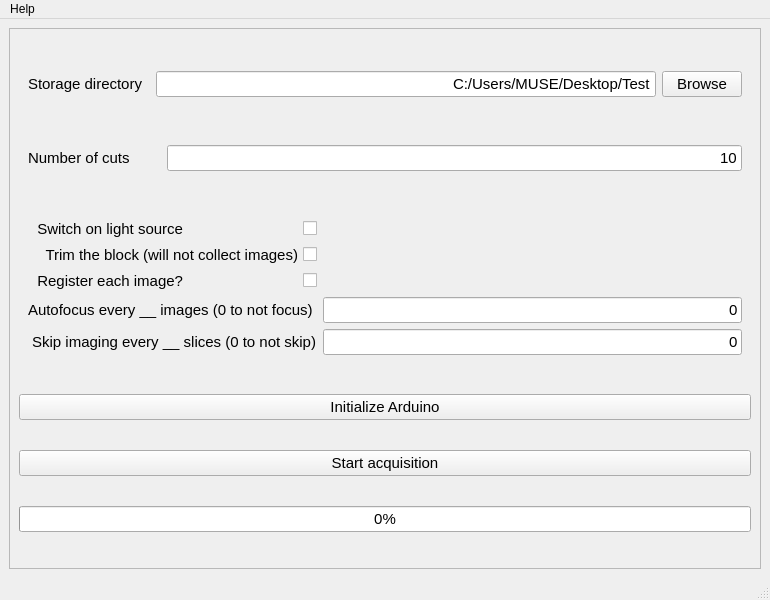
<?xml version="1.0" encoding="UTF-8"?>
<ui version="4.0">
 <class>MainWindow</class>
 <widget class="QMainWindow" name="MainWindow">
  <property name="geometry">
   <rect>
    <x>0</x>
    <y>0</y>
    <width>770</width>
    <height>600</height>
   </rect>
  </property>
  <property name="sizePolicy">
   <sizepolicy hsizetype="Minimum" vsizetype="Minimum">
    <horstretch>0</horstretch>
    <verstretch>0</verstretch>
   </sizepolicy>
  </property>
  <property name="minimumSize">
   <size>
    <width>770</width>
    <height>600</height>
   </size>
  </property>
  <property name="windowTitle">
   <string>3D-MUSE-acquire</string>
  </property>
  <property name="styleSheet">
   <string notr="true"/>
  </property>
  <widget class="QWidget" name="centralwidget">
   <layout class="QVBoxLayout" name="verticalLayout">
    <item>
     <widget class="QScrollArea" name="scrollArea">
      <property name="font">
       <font>
        <weight>75</weight>
        <bold>true</bold>
       </font>
      </property>
      <property name="widgetResizable">
       <bool>true</bool>
      </property>
      <widget class="QWidget" name="scrollAreaWidgetContents">
       <property name="geometry">
        <rect>
         <x>0</x>
         <y>0</y>
         <width>750</width>
         <height>539</height>
        </rect>
       </property>
       <layout class="QVBoxLayout" name="verticalLayout_2">
        <item>
         <widget class="QWidget" name="widget_2" native="true">
          <property name="sizePolicy">
           <sizepolicy hsizetype="Preferred" vsizetype="Fixed">
            <horstretch>0</horstretch>
            <verstretch>0</verstretch>
           </sizepolicy>
          </property>
          <layout class="QHBoxLayout" name="horizontalLayout_2">
           <item>
            <widget class="QLabel" name="label_4">
             <property name="sizePolicy">
              <sizepolicy hsizetype="Minimum" vsizetype="Fixed">
               <horstretch>0</horstretch>
               <verstretch>0</verstretch>
              </sizepolicy>
             </property>
             <property name="font">
              <font>
               <family>Segoe UI</family>
               <pointsize>11</pointsize>
               <weight>50</weight>
               <bold>false</bold>
              </font>
             </property>
             <property name="text">
              <string>Storage directory</string>
             </property>
            </widget>
           </item>
           <item>
            <spacer name="horizontalSpacer_2">
             <property name="orientation">
              <enum>Qt::Horizontal</enum>
             </property>
             <property name="sizeHint" stdset="0">
              <size>
               <width>40</width>
               <height>20</height>
              </size>
             </property>
            </spacer>
           </item>
           <item>
            <widget class="QLineEdit" name="storageDirEdit">
             <property name="enabled">
              <bool>true</bool>
             </property>
             <property name="sizePolicy">
              <sizepolicy hsizetype="Fixed" vsizetype="Fixed">
               <horstretch>0</horstretch>
               <verstretch>0</verstretch>
              </sizepolicy>
             </property>
             <property name="minimumSize">
              <size>
               <width>500</width>
               <height>0</height>
              </size>
             </property>
             <property name="font">
              <font>
               <family>Segoe UI</family>
               <pointsize>11</pointsize>
               <weight>50</weight>
               <bold>false</bold>
              </font>
             </property>
             <property name="layoutDirection">
              <enum>Qt::LeftToRight</enum>
             </property>
             <property name="text">
              <string>C:/Users/MUSE/Desktop/Test</string>
             </property>
             <property name="alignment">
              <set>Qt::AlignRight|Qt::AlignTrailing|Qt::AlignVCenter</set>
             </property>
            </widget>
           </item>
           <item>
            <widget class="QPushButton" name="storageDirButton">
             <property name="font">
              <font>
               <family>Segoe UI</family>
               <pointsize>11</pointsize>
               <weight>50</weight>
               <bold>false</bold>
              </font>
             </property>
             <property name="text">
              <string>Browse</string>
             </property>
            </widget>
           </item>
          </layout>
         </widget>
        </item>
        <item>
         <widget class="QWidget" name="widget_5" native="true">
          <property name="sizePolicy">
           <sizepolicy hsizetype="Preferred" vsizetype="Fixed">
            <horstretch>0</horstretch>
            <verstretch>0</verstretch>
           </sizepolicy>
          </property>
          <layout class="QHBoxLayout" name="horizontalLayout_5">
           <item>
            <widget class="QLabel" name="label_7">
             <property name="font">
              <font>
               <family>Segoe UI</family>
               <pointsize>11</pointsize>
               <weight>50</weight>
               <bold>false</bold>
              </font>
             </property>
             <property name="text">
              <string>Number of cuts</string>
             </property>
            </widget>
           </item>
           <item>
            <spacer name="horizontalSpacer_5">
             <property name="orientation">
              <enum>Qt::Horizontal</enum>
             </property>
             <property name="sizeHint" stdset="0">
              <size>
               <width>377</width>
               <height>20</height>
              </size>
             </property>
            </spacer>
           </item>
           <item>
            <widget class="QLineEdit" name="numberCutsEdit">
             <property name="sizePolicy">
              <sizepolicy hsizetype="Preferred" vsizetype="Preferred">
               <horstretch>0</horstretch>
               <verstretch>0</verstretch>
              </sizepolicy>
             </property>
             <property name="minimumSize">
              <size>
               <width>575</width>
               <height>0</height>
              </size>
             </property>
             <property name="font">
              <font>
               <family>Segoe UI</family>
               <pointsize>11</pointsize>
               <weight>50</weight>
               <bold>false</bold>
              </font>
             </property>
             <property name="text">
              <string>10</string>
             </property>
             <property name="alignment">
              <set>Qt::AlignRight|Qt::AlignTrailing|Qt::AlignVCenter</set>
             </property>
            </widget>
           </item>
          </layout>
         </widget>
        </item>
        <item>
         <widget class="QWidget" name="widget_6" native="true">
          <property name="sizePolicy">
           <sizepolicy hsizetype="Preferred" vsizetype="Fixed">
            <horstretch>0</horstretch>
            <verstretch>0</verstretch>
           </sizepolicy>
          </property>
          <layout class="QGridLayout" name="gridLayout">
           <item row="4" column="3">
            <spacer name="horizontalSpacer_8">
             <property name="orientation">
              <enum>Qt::Horizontal</enum>
             </property>
             <property name="sizeHint" stdset="0">
              <size>
               <width>40</width>
               <height>20</height>
              </size>
             </property>
            </spacer>
           </item>
           <item row="4" column="2">
            <widget class="QCheckBox" name="trimBlockCheckbox">
             <property name="font">
              <font>
               <family>Segoe UI</family>
               <pointsize>11</pointsize>
               <weight>50</weight>
               <bold>false</bold>
              </font>
             </property>
             <property name="layoutDirection">
              <enum>Qt::RightToLeft</enum>
             </property>
             <property name="styleSheet">
              <string notr="true">spacing:5;</string>
             </property>
             <property name="text">
              <string>Trim the block (will not collect images)</string>
             </property>
            </widget>
           </item>
           <item row="0" column="3">
            <spacer name="horizontalSpacer_7">
             <property name="orientation">
              <enum>Qt::Horizontal</enum>
             </property>
             <property name="sizeHint" stdset="0">
              <size>
               <width>40</width>
               <height>20</height>
              </size>
             </property>
            </spacer>
           </item>
           <item row="7" column="2">
            <widget class="QLabel" name="label">
             <property name="font">
              <font>
               <family>Segoe UI</family>
               <pointsize>11</pointsize>
               <weight>50</weight>
               <bold>false</bold>
              </font>
             </property>
             <property name="text">
              <string> Skip imaging every __ slices (0 to not skip)</string>
             </property>
            </widget>
           </item>
           <item row="7" column="3">
            <widget class="QLineEdit" name="skipImagingEveryLineEdit">
             <property name="font">
              <font>
               <family>Segoe UI</family>
               <pointsize>11</pointsize>
               <weight>50</weight>
               <bold>false</bold>
              </font>
             </property>
             <property name="text">
              <string>0</string>
             </property>
             <property name="alignment">
              <set>Qt::AlignRight|Qt::AlignTrailing|Qt::AlignVCenter</set>
             </property>
            </widget>
           </item>
           <item row="6" column="2">
            <widget class="QLabel" name="label_2">
             <property name="font">
              <font>
               <family>Segoe UI</family>
               <pointsize>11</pointsize>
               <weight>50</weight>
               <bold>false</bold>
              </font>
             </property>
             <property name="text">
              <string>Autofocus every __ images (0 to not focus)</string>
             </property>
            </widget>
           </item>
           <item row="0" column="2">
            <widget class="QCheckBox" name="switchOnLightCheckbox">
             <property name="sizePolicy">
              <sizepolicy hsizetype="Minimum" vsizetype="Fixed">
               <horstretch>0</horstretch>
               <verstretch>0</verstretch>
              </sizepolicy>
             </property>
             <property name="font">
              <font>
               <family>Segoe UI</family>
               <pointsize>11</pointsize>
               <weight>50</weight>
               <bold>false</bold>
              </font>
             </property>
             <property name="layoutDirection">
              <enum>Qt::RightToLeft</enum>
             </property>
             <property name="styleSheet">
              <string notr="true">spacing:120px;</string>
             </property>
             <property name="text">
              <string>Switch on light source</string>
             </property>
            </widget>
           </item>
           <item row="5" column="3">
            <spacer name="horizontalSpacer_9">
             <property name="orientation">
              <enum>Qt::Horizontal</enum>
             </property>
             <property name="sizeHint" stdset="0">
              <size>
               <width>40</width>
               <height>20</height>
              </size>
             </property>
            </spacer>
           </item>
           <item row="5" column="2">
            <widget class="QCheckBox" name="registerImageCheckbox">
             <property name="sizePolicy">
              <sizepolicy hsizetype="Fixed" vsizetype="Fixed">
               <horstretch>0</horstretch>
               <verstretch>0</verstretch>
              </sizepolicy>
             </property>
             <property name="font">
              <font>
               <family>Segoe UI</family>
               <pointsize>11</pointsize>
               <weight>50</weight>
               <bold>false</bold>
              </font>
             </property>
             <property name="layoutDirection">
              <enum>Qt::RightToLeft</enum>
             </property>
             <property name="styleSheet">
              <string notr="true">spacing:120px</string>
             </property>
             <property name="text">
              <string>Register each image?</string>
             </property>
            </widget>
           </item>
           <item row="6" column="3">
            <widget class="QLineEdit" name="autoFocusEveryLineEdit">
             <property name="font">
              <font>
               <family>Segoe UI</family>
               <pointsize>11</pointsize>
               <weight>50</weight>
               <bold>false</bold>
              </font>
             </property>
             <property name="text">
              <string>0</string>
             </property>
             <property name="alignment">
              <set>Qt::AlignRight|Qt::AlignTrailing|Qt::AlignVCenter</set>
             </property>
            </widget>
           </item>
          </layout>
         </widget>
        </item>
        <item>
         <widget class="QPushButton" name="initializeArduinoButton">
          <property name="sizePolicy">
           <sizepolicy hsizetype="Minimum" vsizetype="Fixed">
            <horstretch>0</horstretch>
            <verstretch>0</verstretch>
           </sizepolicy>
          </property>
          <property name="font">
           <font>
            <family>Segoe UI</family>
            <pointsize>11</pointsize>
            <weight>50</weight>
            <bold>false</bold>
           </font>
          </property>
          <property name="text">
           <string>Initialize Arduino</string>
          </property>
         </widget>
        </item>
        <item>
         <widget class="QPushButton" name="startAcquisitionButton">
          <property name="sizePolicy">
           <sizepolicy hsizetype="Minimum" vsizetype="Fixed">
            <horstretch>0</horstretch>
            <verstretch>0</verstretch>
           </sizepolicy>
          </property>
          <property name="font">
           <font>
            <family>Segoe UI</family>
            <pointsize>11</pointsize>
            <weight>50</weight>
            <bold>false</bold>
           </font>
          </property>
          <property name="text">
           <string>Start acquisition</string>
          </property>
         </widget>
        </item>
        <item>
         <widget class="QProgressBar" name="progressBar">
          <property name="font">
           <font>
            <family>Segoe UI</family>
            <pointsize>11</pointsize>
            <weight>50</weight>
            <bold>false</bold>
           </font>
          </property>
          <property name="value">
           <number>0</number>
          </property>
         </widget>
        </item>
       </layout>
      </widget>
     </widget>
    </item>
   </layout>
  </widget>
  <widget class="QMenuBar" name="menubar">
   <property name="geometry">
    <rect>
     <x>0</x>
     <y>0</y>
     <width>770</width>
     <height>21</height>
    </rect>
   </property>
   <widget class="QMenu" name="menuHelp">
    <property name="title">
     <string>Help</string>
    </property>
    <addaction name="actionInstructions"/>
   </widget>
   <addaction name="menuHelp"/>
  </widget>
  <widget class="QStatusBar" name="statusbar"/>
  <action name="actionInstructions_for_use">
   <property name="text">
    <string>Instructions for use</string>
   </property>
  </action>
  <action name="actionInstructions">
   <property name="text">
    <string>Instructions</string>
   </property>
  </action>
 </widget>
 <resources/>
 <connections>
  <connection>
   <sender>switchOnLightCheckbox</sender>
   <signal>toggled(bool)</signal>
   <receiver>MainWindow</receiver>
   <slot>switch_on_light_source()</slot>
   <hints>
    <hint type="sourcelabel">
     <x>515</x>
     <y>638</y>
    </hint>
    <hint type="destinationlabel">
     <x>349</x>
     <y>417</y>
    </hint>
   </hints>
  </connection>
  <connection>
   <sender>initializeArduinoButton</sender>
   <signal>released()</signal>
   <receiver>MainWindow</receiver>
   <slot>initialize_arduino()</slot>
   <hints>
    <hint type="sourcelabel">
     <x>349</x>
     <y>774</y>
    </hint>
    <hint type="destinationlabel">
     <x>349</x>
     <y>449</y>
    </hint>
   </hints>
  </connection>
  <connection>
   <sender>storageDirButton</sender>
   <signal>released()</signal>
   <receiver>MainWindow</receiver>
   <slot>open_storage_dir()</slot>
   <hints>
    <hint type="sourcelabel">
     <x>634</x>
     <y>467</y>
    </hint>
    <hint type="destinationlabel">
     <x>349</x>
     <y>449</y>
    </hint>
   </hints>
  </connection>
  <connection>
   <sender>actionInstructions</sender>
   <signal>triggered()</signal>
   <receiver>MainWindow</receiver>
   <slot>open_instructions()</slot>
   <hints>
    <hint type="sourcelabel">
     <x>-1</x>
     <y>-1</y>
    </hint>
    <hint type="destinationlabel">
     <x>384</x>
     <y>299</y>
    </hint>
   </hints>
  </connection>
  <connection>
   <sender>startAcquisitionButton</sender>
   <signal>released()</signal>
   <receiver>MainWindow</receiver>
   <slot>run_acquisition()</slot>
   <hints>
    <hint type="sourcelabel">
     <x>384</x>
     <y>468</y>
    </hint>
    <hint type="destinationlabel">
     <x>384</x>
     <y>299</y>
    </hint>
   </hints>
  </connection>
 </connections>
 <slots>
  <slot>run_acquisition()</slot>
  <slot>switch_on_light_source()</slot>
  <slot>initialize_arduino()</slot>
  <slot>open_storage_dir()</slot>
  <slot>open_stitched_dir()</slot>
  <slot>open_instructions()</slot>
 </slots>
</ui>
